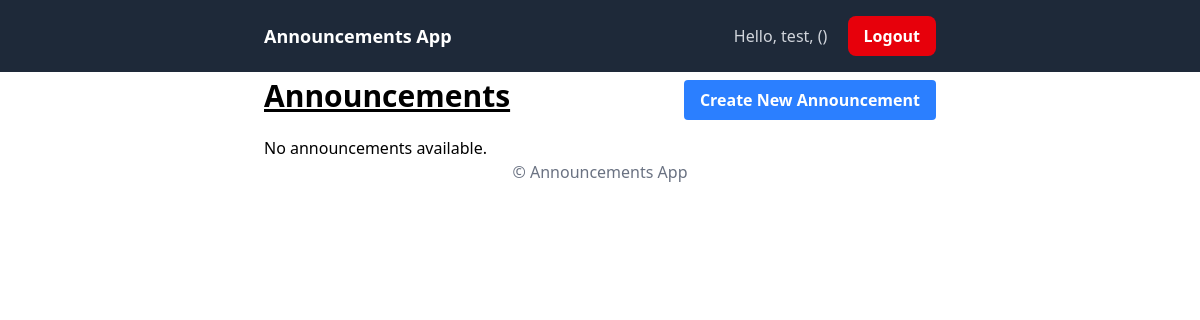
/announcements/ (signed in), run on an earlier commit of the app's database.
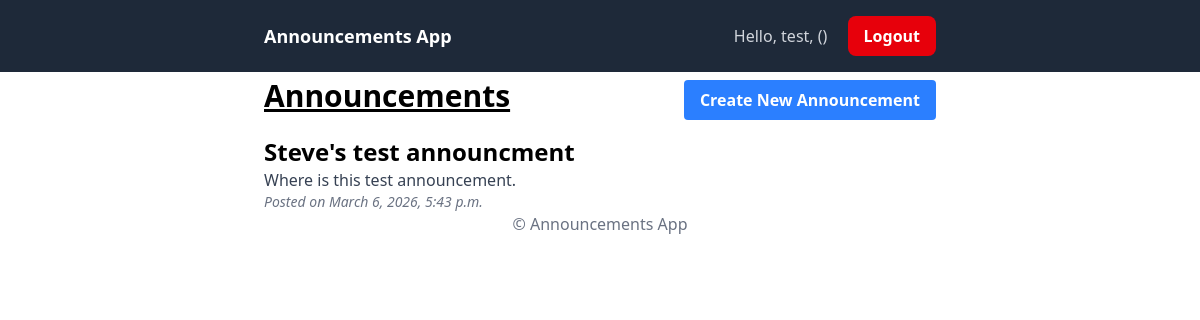
And on a later commit of the database.
### core/models.py (models this page shows, shortened)
class User(AbstractUser):
    ROLE_CHOICES = (
        ('teacher', 'Teacher'),
        ('student', 'Student'),
    )
    role = models.CharField(max_length=10, choices=ROLE_CHOICES)

### announcements/models.py (models this page shows, shortened)
class Announcement(models.Model):
    title = models.CharField(max_length=100)
    message = models.TextField()
    created_by = models.ForeignKey(
        settings.AUTH_USER_MODEL, # this is the model for the user
        on_delete=models.CASCADE,
        null=True,
        blank=True)
    created_at = models.DateTimeField(auto_now_add=True)
    updated_at = models.DateTimeField(auto_now=True)

### announcements/views.py (the view)
# urls.py: path('', announcement_list, name='announcement_list'),
@login_required
def announcement_list(request):
    announcements = Announcement.objects.all().order_by('-created_at')
    return render(
        request,
        'announcements/announcement_list.html',
        {'announcements': announcements}
    )

### announcements/templates/announcements/announcement_list.html
{% extends "base.html" %}
{% block content %}
<div class="max-w-2xl mx-auto px-4 md:px-0">
    <div class="flex justify-between items-center mb-4">
        <h1 class="text-3xl font-bold underline">
            Announcements
        </h1>
        <a
        class="bg-blue-500 hover:bg-blue-700 text-white font-bold mt-2 py-2 px-4 rounded"
            href="{% url 'create_announcement' %}">Create New Announcement</a>
    </div>
    <section>
        <ul>
          {% for announcement in announcements %}
            <li>
              <h2 class="text-2xl font-semibold mt-4">
                  {{ announcement.title }}
              </h2>
              <p class="text-gray-700">
                  {{ announcement.message }}
              </p>
              <p
                  class="text-gray-500 text-sm"
              ><em>Posted on {{ announcement.created_at }}</em></p>
            </li>
          {% empty %}
            <li>No announcements available.</li>
          {% endfor %}
        </ul>
    </section>
{% endblock %}

### templates/base.html (shortened to what this page needs)
<!doctype html>
<html>
  <head>
    <script src="https://cdn.jsdelivr.net/npm/@tailwindcss/browser@4"></script>
  </head>
  <body>
    <header>
        {% block header %}
        <nav class="bg-gray-800 p-4">
                <div class="max-w-2xl mx-auto flex justify-between items-center">
                    <a href="" class="text-white text-lg font-semibold">
                        Announcements App
                    </a>
                    {% if user.is_authenticated %}
                    <div>
                        <form method="post" action="{% url 'logout' %}">
                            <span class="text-gray-300 mr-4">
                                Hello, {{user.username}}, ({{user.role}})
                            </span>
                            <button type="submit" class="px-4 py-2 bg-red-600 text-white font-semibold rounded-lg hover:bg-red-700 focus:outline-none focus:ring-2 focus:ring-red-500 focus:ring-offset-2">
                                Logout
                            </button>
                        </form>
                    </div>
                    {% endif %}
                </div>
        </nav>
        {% endblock %}
    </header>
    <main>
        {% block content %}{% endblock %}
    </main>
    <footer>
        {% block footer %}
            <p class="text-center text-gray-500">
                &copy; Announcements App
            </p>
        {% endblock %}
    </footer>
  </body>
</html>

What changed in the data, as far as the page shows it:
added Announcement: title "Steve's test announcment", message "Where is this test announcement.", created_at "March 6, 2026, 5:43 p.m."
Also different on the page:
text no longer shown: "No announcements available."
